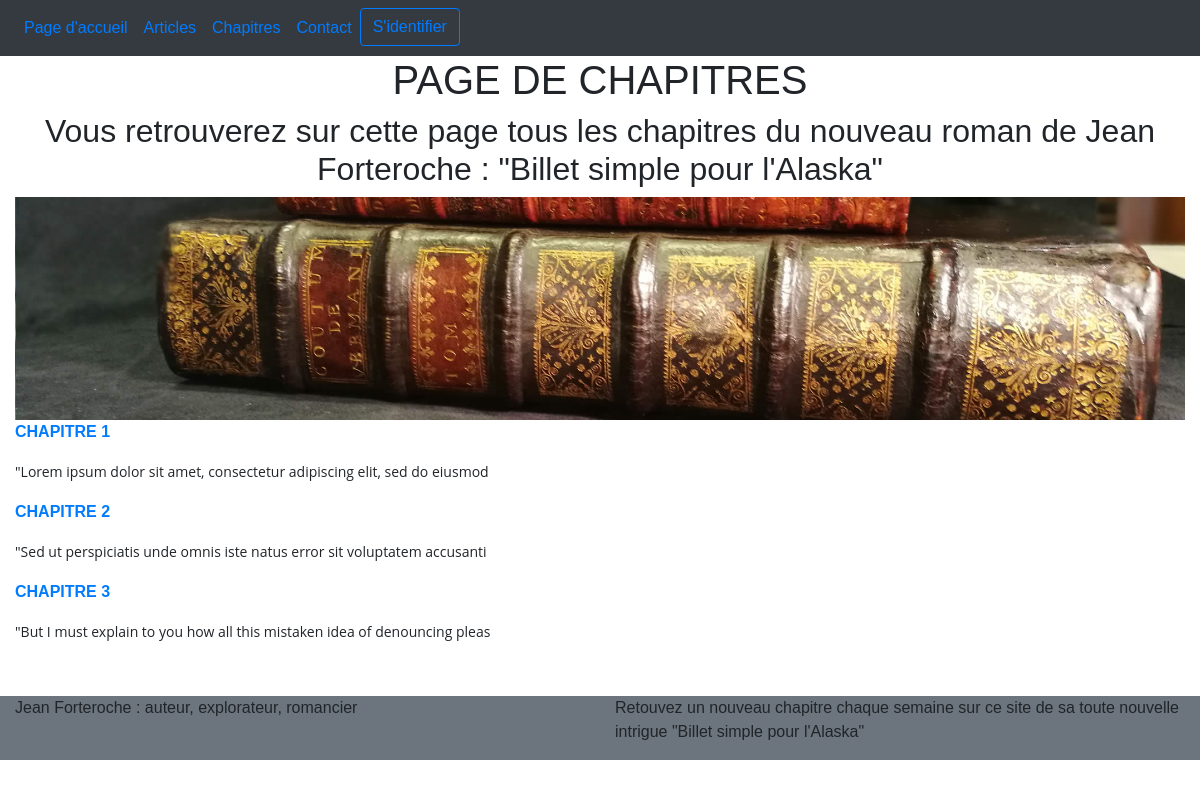
/index.php?action=chapitres, run on the app's committed database.
### tables this page shows
CREATE TABLE `chapitres` (
  `id` int(11) NOT NULL,
  `titre` text NOT NULL,
  `manu` longtext NOT NULL
);

### model/chapter_manager.php (called while the page is built, shortened)
<?php
class ChapterManager extends Manager {
    public function getAllChapters() {
        $db = $this -> dbconnect();
        $req = $db -> query("SELECT id, titre, SUBSTRING(manu, 1, 200) AS manu FROM chapitres ORDER BY id ");
        return $req;
    }
}
?>

### controller/chapter_controller.php (called while the page is built, shortened)
<?php
require_once('model/chapter_manager.php');
class ChapterController {
    public function afficheAllChapters() {
        $chapterManager = new ChapterManager;
        $reponse = $chapterManager -> getAllChapters();
        $reponse -> execute();
        return($reponse);
    }
}
?>

### view/chapitres.php (the view, shortened to what this page needs)
    <h1 class="text-center">PAGE DE CHAPITRES </h1>
    <h2 class="text-center">Vous retrouverez sur cette page tous les chapitres du nouveau roman de Jean Forteroche : "Billet simple pour l'Alaska"</h2>
    <img src='./public/images/livre3.jpg' class="img-responsive col-lg-12 " alt="une tranche de livre" />
    <div class="container-fluid">
        <div class="row">
            <div class="col-12">
                <?php
                    while($donnes = $reponse -> fetch())  {
                ?>
                <p>
                    <strong> <a href="../Projet4/index.php?action=currentChapter&id=<?php echo $donnes['id']; ?>" > <?php echo $donnes['titre']; ?> </a></strong><br/>
                    <div>
                        <?php echo html_entity_decode($donnes['manu']); ?>
                    </div>
                </p>
                <?php
                    }
                ?>
            </div>
        </div>
    </div>
<?php require('template.php'); ?>

### public/css/style.css (style rules this page uses)
* { box-sizing: border-box }
body { font-family: Verdana, sans-serif; margin:0 }
img { vertical-align: middle; }

### data on the page
chapitres: titre "CHAPITRE 1", manu "\"Lorem ipsum dolor sit amet, consectetur adipiscing elit, sed do eiusmod"
chapitres: titre "CHAPITRE 2", manu "\"Sed ut perspiciatis unde omnis iste natus error sit voluptatem accusanti"
chapitres: titre "CHAPITRE 3", manu "\"But I must explain to you how all this mistaken idea of denouncing pleas"
